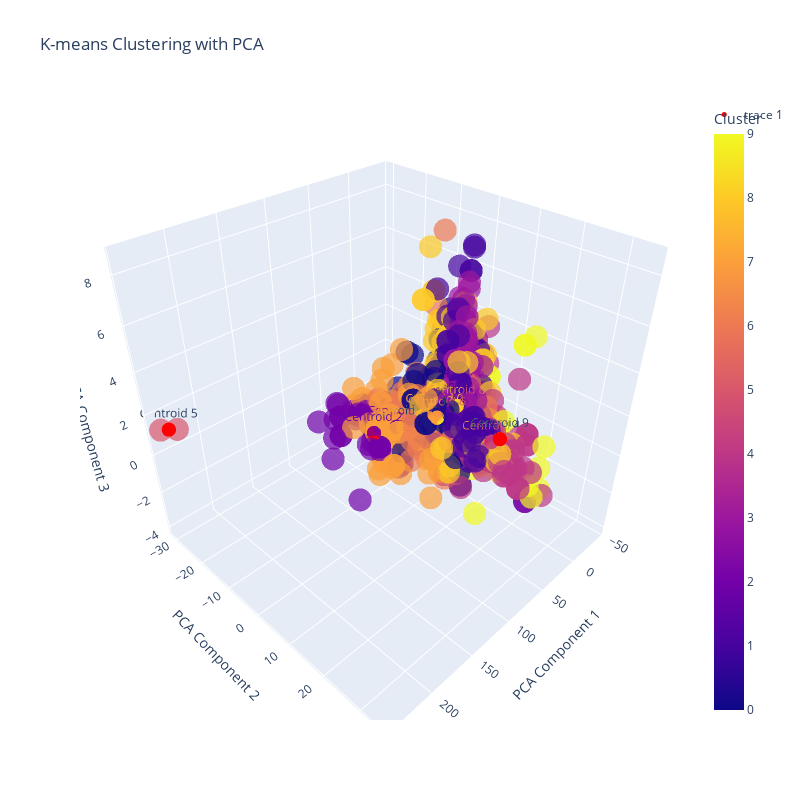

Notebook code for this chart:
### Code cell
import plotly.express as px
import plotly.graph_objects as go


pca = PCA(n_components=3)
X_pca = pca.fit_transform(X)

# Run K-Means clustering
kmeans = KMeans(n_clusters=10, random_state=42)
kmeans.fit(X_pca)
labels = kmeans.labels_
centroids = kmeans.cluster_centers_

# Create a DataFrame for Plotly
df_pca = pd.DataFrame(X_pca, columns=['PCA Component 1', 'PCA Component 2', 'PCA Component 3'])
df_pca['Cluster'] = labels

# Plot the 3D scatter plot
fig = px.scatter_3d(
    df_pca, 
    x='PCA Component 1', 
    y='PCA Component 2', 
    z='PCA Component 3', 
    color='Cluster',
    title='K-means Clustering with PCA',
    opacity=0.7
)

# Add centroids
fig.add_trace(
    go.Scatter3d(
        x=centroids[:, 0], 
        y=centroids[:, 1], 
        z=centroids[:, 2],
        mode='markers+text',
        marker=dict(size=5, color='red'),
        text=['Centroid {}'.format(i) for i in range(len(centroids))],
        textposition='top center'
    )
)

fig.update_layout(height=800,width=800)

fig.show()

### Figure 1 — Plotly figure (JSON) as saved in the notebook; plotly's stock layout.template omitted (floating-point values rounded to 4 significant figures; data arrays with more than 128 entries replaced by an {"elided": "..."} marker saying what was removed)
{"data": [{"hovertemplate": "PCA Component 1=%{x}<br>PCA Component 2=%{y}<br>PCA Component 3=%{z}<br>Cluster=%{marker.color}<extra></extra>", "legendgroup": "", "marker": {"color": {"elided": "1143 int values"}, "coloraxis": "coloraxis", "opacity": 0.7, "symbol": "circle"}, "mode": "markers", "name": "", "scene": "scene", "showlegend": false, "type": "scatter3d", "x": {"elided": "1143 float values"}, "y": {"elided": "1143 float values"}, "z": {"elided": "1143 float values"}}, {"marker": {"color": "red", "size": 5}, "mode": "markers+text", "text": ["Centroid 0", "Centroid 1", "Centroid 2", "Centroid 3", "Centroid 4", "Centroid 5", "Centroid 6", "Centroid 7", "Centroid 8", "Centroid 9"], "textposition": "top center", "type": "scatter3d", "x": [13.83, -19.3, 87.06, -32.32, 9.513, 236.8, 29.24, 51.37, -3.916, 44.94], "y": [-2.037, -0.4766, -4.659, -2.913, 13.63, -29.2, 1.737, -5.806, 0.9404, 21.24], "z": [-0.3081, -0.1725, 0.1527, 0.1918, -0.2504, 1.338, 0.2695, -0.4717, 0.08089, 1.557]}], "layout": {"coloraxis": {"colorbar": {"title": {"text": "Cluster"}}, "colorscale": [[0, "#0d0887"], [0.1111, "#46039f"], [0.2222, "#7201a8"], [0.3333, "#9c179e"], [0.4444, "#bd3786"], [0.5556, "#d8576b"], [0.6667, "#ed7953"], [0.7778, "#fb9f3a"], [0.8889, "#fdca26"], [1, "#f0f921"]]}, "height": 800, "legend": {"tracegroupgap": 0}, "scene": {"domain": {"x": [0, 1], "y": [0, 1]}, "xaxis": {"title": {"text": "PCA Component 1"}}, "yaxis": {"title": {"text": "PCA Component 2"}}, "zaxis": {"title": {"text": "PCA Component 3"}}}, "title": {"text": "K-means Clustering with PCA"}, "width": 800}}
